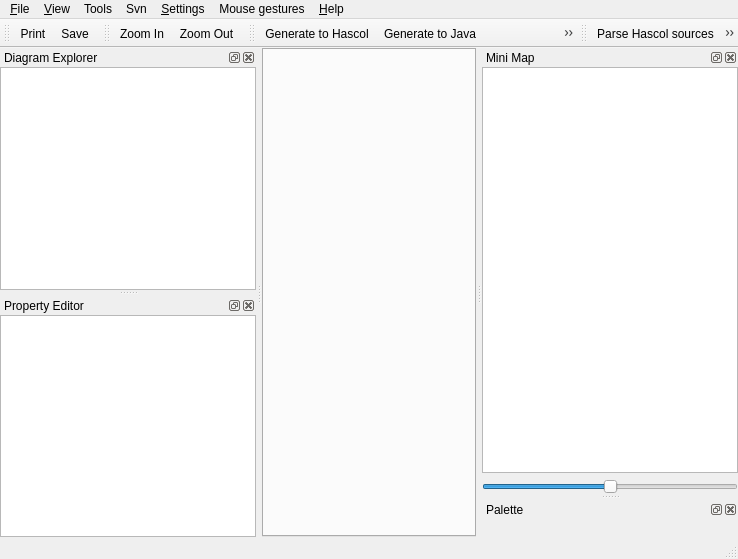
<?xml version="1.0" encoding="UTF-8"?>
<ui version="4.0">
 <class>MainWindowUi</class>
 <widget class="QMainWindow" name="MainWindowUi">
  <property name="geometry">
   <rect>
    <x>0</x>
    <y>0</y>
    <width>738</width>
    <height>559</height>
   </rect>
  </property>
  <property name="windowTitle">
   <string>QReal</string>
  </property>
  <property name="windowIcon">
   <iconset>
    <normaloff>:/icons/qreal.png</normaloff>:/icons/qreal.png</iconset>
  </property>
  <widget class="QWidget" name="centralwidget">
   <layout class="QGridLayout">
    <property name="margin">
     <number>0</number>
    </property>
    <property name="spacing">
     <number>0</number>
    </property>
    <item row="0" column="0">
     <widget class="QTabWidget" name="tabs"/>
    </item>
   </layout>
  </widget>
  <widget class="QMenuBar" name="menubar">
   <property name="geometry">
    <rect>
     <x>0</x>
     <y>0</y>
     <width>738</width>
     <height>23</height>
    </rect>
   </property>
   <widget class="QMenu" name="menu_File">
    <property name="title">
     <string>&amp;File</string>
    </property>
    <addaction name="actionOpen"/>
    <addaction name="actionSave"/>
    <addaction name="actionSave_as"/>
    <addaction name="actionPrint"/>
    <addaction name="actionMakeSvg"/>
    <addaction name="separator"/>
    <addaction name="actionQuit"/>
   </widget>
   <widget class="QMenu" name="menu_View">
    <property name="title">
     <string>&amp;View</string>
    </property>
    <addaction name="actionZoom_In"/>
    <addaction name="actionZoom_Out"/>
    <addaction name="separator"/>
    <addaction name="actionAntialiasing"/>
    <addaction name="actionOpenGL_Renderer"/>
    <addaction name="actionShowSplash"/>
   </widget>
   <widget class="QMenu" name="menuHelp">
    <property name="title">
     <string>&amp;Help</string>
    </property>
    <addaction name="actionHelp"/>
    <addaction name="separator"/>
    <addaction name="actionAbout"/>
    <addaction name="actionAboutQt"/>
   </widget>
   <widget class="QMenu" name="menuSettings">
    <property name="title">
     <string>&amp;Settings</string>
    </property>
    <addaction name="actionPlugins"/>
    <addaction name="actionShow_grid"/>
    <addaction name="actionSwitch_on_grid"/>
   </widget>
   <widget class="QMenu" name="menuTools">
    <property name="title">
     <string>Tools</string>
    </property>
    <addaction name="actionClear"/>
    <addaction name="actionExport_to_XMI"/>
    <addaction name="actionGenerate_to_Java"/>
    <addaction name="actionGenerate_editor"/>
    <addaction name="actionGenerate_to_Hascol"/>
    <addaction name="actionShape_Edit"/>
    <addaction name="actionGenerate_Editor"/>
    <addaction name="actionParse_Editor_xml"/>
    <addaction name="actionPreferences"/>
   </widget>
   <widget class="QMenu" name="menuMouse_gestures">
    <property name="title">
     <string>Mouse gestures</string>
    </property>
    <addaction name="actionShow"/>
   </widget>
   <widget class="QMenu" name="menuSvn">
    <property name="title">
     <string>Svn</string>
    </property>
    <addaction name="actionCheckout"/>
    <addaction name="actionCommit"/>
   </widget>
   <addaction name="menu_File"/>
   <addaction name="menu_View"/>
   <addaction name="menuTools"/>
   <addaction name="menuSvn"/>
   <addaction name="menuSettings"/>
   <addaction name="menuMouse_gestures"/>
   <addaction name="menuHelp"/>
  </widget>
  <widget class="QStatusBar" name="statusbar"/>
  <widget class="QDockWidget" name="diagramDock">
   <property name="allowedAreas">
    <set>Qt::AllDockWidgetAreas</set>
   </property>
   <property name="windowTitle">
    <string>Diagram Explorer</string>
   </property>
   <attribute name="dockWidgetArea">
    <number>1</number>
   </attribute>
   <widget class="QWidget" name="dockWidgetContents_2">
    <layout class="QHBoxLayout">
     <property name="spacing">
      <number>6</number>
     </property>
     <property name="margin">
      <number>0</number>
     </property>
     <item>
      <widget class="QTreeView" name="diagramExplorer">
       <property name="contextMenuPolicy">
        <enum>Qt::ActionsContextMenu</enum>
       </property>
       <property name="acceptDrops">
        <bool>true</bool>
       </property>
       <property name="dragDropMode">
        <enum>QAbstractItemView::DragDrop</enum>
       </property>
      </widget>
     </item>
    </layout>
   </widget>
  </widget>
  <widget class="QToolBar" name="fileToolbar">
   <property name="windowTitle">
    <string>File Toolbar</string>
   </property>
   <property name="orientation">
    <enum>Qt::Horizontal</enum>
   </property>
   <attribute name="toolBarArea">
    <enum>TopToolBarArea</enum>
   </attribute>
   <attribute name="toolBarBreak">
    <bool>false</bool>
   </attribute>
   <addaction name="actionPrint"/>
   <addaction name="actionSave"/>
  </widget>
  <widget class="QDockWidget" name="minimapDock">
   <property name="windowTitle">
    <string>Mini Map</string>
   </property>
   <attribute name="dockWidgetArea">
    <number>2</number>
   </attribute>
   <widget class="QWidget" name="dockWidgetContents_4">
    <layout class="QVBoxLayout">
     <property name="spacing">
      <number>6</number>
     </property>
     <property name="margin">
      <number>0</number>
     </property>
     <item>
      <widget class="QGraphicsView" name="minimapView">
       <property name="dragMode">
        <enum>QGraphicsView::ScrollHandDrag</enum>
       </property>
      </widget>
     </item>
     <item>
      <widget class="QSlider" name="minimapZoomSlider">
       <property name="maximum">
        <number>50</number>
       </property>
       <property name="value">
        <number>25</number>
       </property>
       <property name="orientation">
        <enum>Qt::Horizontal</enum>
       </property>
      </widget>
     </item>
    </layout>
   </widget>
  </widget>
  <widget class="QDockWidget" name="paletteDock">
   <property name="windowTitle">
    <string>Palette</string>
   </property>
   <attribute name="dockWidgetArea">
    <number>2</number>
   </attribute>
   <widget class="QWidget" name="dockWidgetContents_5">
    <layout class="QHBoxLayout">
     <property name="spacing">
      <number>6</number>
     </property>
     <property name="margin">
      <number>0</number>
     </property>
     <item>
      <widget class="qReal::gui::PaletteToolbox" name="paletteToolbox"/>
     </item>
    </layout>
   </widget>
  </widget>
  <widget class="QToolBar" name="viewToolbar">
   <property name="windowTitle">
    <string>View Toolbar</string>
   </property>
   <attribute name="toolBarArea">
    <enum>TopToolBarArea</enum>
   </attribute>
   <attribute name="toolBarBreak">
    <bool>false</bool>
   </attribute>
   <addaction name="actionZoom_In"/>
   <addaction name="actionZoom_Out"/>
  </widget>
  <widget class="QDockWidget" name="propertyDock">
   <property name="windowTitle">
    <string>Property Editor</string>
   </property>
   <attribute name="dockWidgetArea">
    <number>1</number>
   </attribute>
   <widget class="QWidget" name="dockWidgetContents">
    <layout class="QVBoxLayout">
     <property name="spacing">
      <number>6</number>
     </property>
     <property name="margin">
      <number>0</number>
     </property>
     <item>
      <widget class="QTableView" name="propertyEditor">
       <property name="alternatingRowColors">
        <bool>true</bool>
       </property>
       <property name="showGrid">
        <bool>false</bool>
       </property>
      </widget>
     </item>
    </layout>
   </widget>
  </widget>
  <widget class="QToolBar" name="generatorsToolbar">
   <property name="windowTitle">
    <string>toolBar</string>
   </property>
   <attribute name="toolBarArea">
    <enum>TopToolBarArea</enum>
   </attribute>
   <attribute name="toolBarBreak">
    <bool>false</bool>
   </attribute>
   <addaction name="actionGenerate_to_Hascol"/>
   <addaction name="actionGenerate_to_Java"/>
   <addaction name="actionExport_to_XMI"/>
   <addaction name="actionShape_Edit"/>
  </widget>
  <widget class="QToolBar" name="parsersToolbar">
   <property name="windowTitle">
    <string>toolBar</string>
   </property>
   <attribute name="toolBarArea">
    <enum>TopToolBarArea</enum>
   </attribute>
   <attribute name="toolBarBreak">
    <bool>false</bool>
   </attribute>
   <addaction name="actionParse_Hascol_sources"/>
   <addaction name="actionParse_Java_Libraries"/>
  </widget>
  <action name="actionQuit">
   <property name="text">
    <string>&amp;Quit</string>
   </property>
  </action>
  <action name="actionConnect">
   <property name="icon">
    <iconset>
     <normaloff>:/icons/database_connected.png</normaloff>:/icons/database_connected.png</iconset>
   </property>
   <property name="text">
    <string>&amp;Connect</string>
   </property>
  </action>
  <action name="actionZoom_In">
   <property name="icon">
    <iconset>
     <normaloff>:/icons/zoomin.png</normaloff>:/icons/zoomin.png</iconset>
   </property>
   <property name="text">
    <string>Zoom In</string>
   </property>
  </action>
  <action name="actionZoom_Out">
   <property name="icon">
    <iconset>
     <normaloff>:/icons/zoomout.png</normaloff>:/icons/zoomout.png</iconset>
   </property>
   <property name="text">
    <string>Zoom Out</string>
   </property>
  </action>
  <action name="actionAntialiasing">
   <property name="checkable">
    <bool>true</bool>
   </property>
   <property name="checked">
    <bool>true</bool>
   </property>
   <property name="text">
    <string>Antialiasing</string>
   </property>
  </action>
  <action name="actionOpenGL_Renderer">
   <property name="checkable">
    <bool>true</bool>
   </property>
   <property name="text">
    <string>OpenGL Renderer</string>
   </property>
  </action>
  <action name="actionPrint">
   <property name="icon">
    <iconset>
     <normaloff>:/icons/print.png</normaloff>:/icons/print.png</iconset>
   </property>
   <property name="text">
    <string>Print</string>
   </property>
  </action>
  <action name="actionMakeSvg">
   <property name="text">
    <string>Export to SVG</string>
   </property>
  </action>
  <action name="actionDisconnect">
   <property name="icon">
    <iconset>
     <normaloff>:/icons/database_disconnect.png</normaloff>:/icons/database_disconnect.png</iconset>
   </property>
   <property name="text">
    <string>&amp;Disconnect</string>
   </property>
  </action>
  <action name="actionBeginTransaction">
   <property name="enabled">
    <bool>false</bool>
   </property>
   <property name="icon">
    <iconset>
     <normaloff>:/icons/database_connect.png</normaloff>:/icons/database_connect.png</iconset>
   </property>
   <property name="text">
    <string>Begin Transaction</string>
   </property>
  </action>
  <action name="actionCommitTransaction">
   <property name="enabled">
    <bool>false</bool>
   </property>
   <property name="icon">
    <iconset>
     <normaloff>:/icons/database_commit.png</normaloff>:/icons/database_commit.png</iconset>
   </property>
   <property name="text">
    <string>Commit Transaction</string>
   </property>
  </action>
  <action name="actionRollbackTransaction">
   <property name="enabled">
    <bool>false</bool>
   </property>
   <property name="icon">
    <iconset>
     <normaloff>:/icons/database_revert.png</normaloff>:/icons/database_revert.png</iconset>
   </property>
   <property name="text">
    <string>Rollback Transaction</string>
   </property>
  </action>
  <action name="actionDeleteFromDiagram">
   <property name="text">
    <string>Delete</string>
   </property>
  </action>
  <action name="openNewTab">
   <property name="text">
    <string>Open in new tab</string>
   </property>
  </action>
  <action name="actionHelp">
   <property name="text">
    <string>Small Help</string>
   </property>
  </action>
  <action name="actionAbout">
   <property name="text">
    <string>About...</string>
   </property>
  </action>
  <action name="actionAboutQt">
   <property name="text">
    <string>About Qt...</string>
   </property>
  </action>
  <action name="actionPlugins">
   <property name="checkable">
    <bool>true</bool>
   </property>
   <property name="text">
    <string>Plugins...</string>
   </property>
  </action>
  <action name="actionShowSplash">
   <property name="checkable">
    <bool>true</bool>
   </property>
   <property name="checked">
    <bool>true</bool>
   </property>
   <property name="text">
    <string>Show splashscreen</string>
   </property>
  </action>
  <action name="actionClear">
   <property name="icon">
    <iconset>
     <normaloff>:/icons/clear.png</normaloff>:/icons/clear.png</iconset>
   </property>
   <property name="text">
    <string>Exterminatus</string>
   </property>
  </action>
  <action name="actionExport_to_XMI">
   <property name="text">
    <string>Export to XMI</string>
   </property>
  </action>
  <action name="actionGenerate_to_Java">
   <property name="text">
    <string>Generate to Java</string>
   </property>
  </action>
  <action name="actionSave">
   <property name="text">
    <string>Save</string>
   </property>
  </action>
  <action name="actionGenerate_editor">
   <property name="text">
    <string>Generate editor</string>
   </property>
  </action>
  <action name="actionGenerate_to_Hascol">
   <property name="text">
    <string>Generate to Hascol</string>
   </property>
  </action>
  <action name="actionSave_as">
   <property name="text">
    <string>Save as...</string>
   </property>
  </action>
  <action name="actionOpen">
   <property name="text">
    <string>Open...</string>
   </property>
  </action>
  <action name="actionParse_Hascol_sources">
   <property name="text">
    <string>Parse Hascol sources</string>
   </property>
   <property name="toolTip">
    <string>Build diagrams from existing Hascol sources</string>
   </property>
  </action>
  <action name="actionParse_Java_Libraries">
   <property name="text">
    <string>Parse Java Libraries</string>
   </property>
   <property name="toolTip">
    <string>Parse Java Libraries</string>
   </property>
  </action>
  <action name="actionShow_grid">
   <property name="checkable">
    <bool>true</bool>
   </property>
   <property name="text">
    <string>Don't show grid</string>
   </property>
  </action>
  <action name="actionShape_Edit">
   <property name="text">
    <string>Shape Edit</string>
   </property>
  </action>
  <action name="actionGenerate_Editor">
   <property name="text">
    <string>Generate Editor</string>
   </property>
  </action>
  <action name="actionParse_Editor_xml">
   <property name="text">
    <string>Parse Editor xml</string>
   </property>
  </action>
  <action name="actionSwitch_on_grid">
   <property name="checkable">
    <bool>true</bool>
   </property>
   <property name="text">
    <string>Switch on grid</string>
   </property>
  </action>
  <action name="actionCommit">
   <property name="text">
    <string>Commit</string>
   </property>
  </action>
  <action name="actionShow">
   <property name="text">
    <string>Show</string>
   </property>
  </action>
  <action name="actionPreferences">
   <property name="text">
    <string>Preferences</string>
   </property>
  </action>
  <action name="actionCheckout">
   <property name="text">
    <string>Checkout</string>
   </property>
  </action>
  <action name="actionCommit_2">
   <property name="text">
    <string>Commit</string>
   </property>
  </action>
 </widget>
 <layoutdefault spacing="0" margin="0"/>
 <customwidgets>
  <customwidget>
   <class>qReal::gui::PaletteToolbox</class>
   <extends>QToolBox</extends>
   <header>paletteToolbox.h</header>
   <container>1</container>
  </customwidget>
 </customwidgets>
 <resources/>
 <connections/>
</ui>
